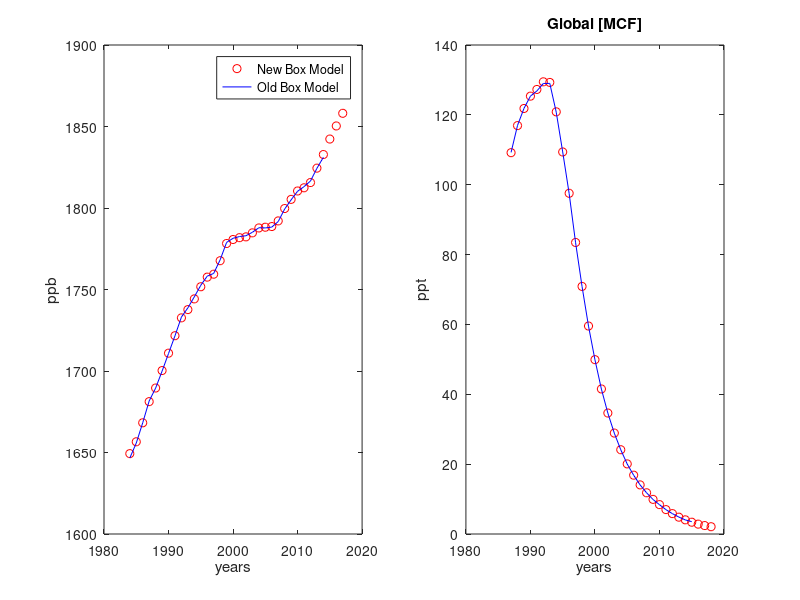
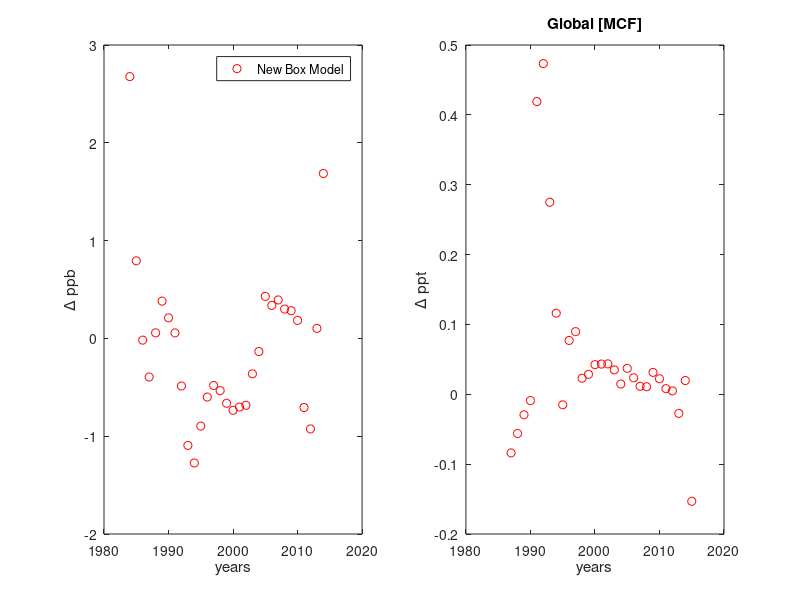

Write MATLAB code to recreate these figures, in order.
clear all 
close all

load('data/obs/StoredData/Turner_InputData_1980-2018_year-year.mat')
obs = out;
%c0 = ems_anal(:,1) + ems_anal(:,2);

%c0_oh = 1e6*(out_anal.nh_oh + out_anal.sh_oh)/2; 

c0_ch4 = (obs.nh_ch4 + obs.sh_ch4)/2;


c0_mcf = (obs.nh_mcf + obs.sh_mcf)/2;



%c0_nh_mcf_ems = ems(:,5);
%c0_sh_mcf_ems = ems(:,6);





load('data/obs/StoredData/Turner2017_InputData_1980-2016_year-year.mat')
obs = out;
%p0 = ems_anal(:,1) + ems_anal(:,4);
%p0 = [p0; nan; nan];
p0_ch4 = (obs.nh_ch4 + obs.sh_ch4)/2
p0_ch4 = [p0_ch4; nan; nan];
p0_mcf = (obs.nh_mcf + obs.sh_mcf)/2;
p0_mcf = [p0_mcf; nan; nan];
%p0_oh = (anal_soln{1}(:,7) + anal_soln{1}(:,8))/2*1e6;
%p0_oh = [p0_oh; nan; nan];
p0_nh_mcf_err = obs.nh_mcf_err;
p0_nh_mcf_err = [p0_nh_mcf_err; nan; nan];
p0_sh_mcf_err = obs.sh_mcf_err;
p0_sh_mcf_err = [p0_sh_mcf_err; nan; nan];
%p0_nh_mcf_ems = ems(:,3);
%p0_nh_mcf_ems = [p0_nh_mcf_ems; nan; nan];
%p0_sh_mcf_ems = ems(:,6);
%p0_sh_mcf_ems = [p0_sh_mcf_ems; nan; nan];


%%% AJT get the delta
d0_ch4 = c0_ch4 - p0_ch4
d0_mcf = c0_mcf - p0_mcf

time = [1980: 2018];

% plot figure
%figure(1)
%subplot(1,2,1)
%plot(time , c0, 'ro', time, p0, 'b-');
%title('Methane Emissions Comparison')
%xlabel('years')
%ylabel('Tg')
%legend('New Box Model', 'Old Box Model')

%subplot(122)
%plot(time, c0_oh, 'ro', time, p0_oh, 'b-')
%%hold on 
%%scatter(time, p0_oh)
%%hold on
%title('Global [OH]')
%xlabel('years')
%ylabel('molec / cm^3')

%saveas(figure(1), 'emissions_comparison.pdf', 'pdf')



figure(2)
title('Observations Comparison')
subplot(1,2,1)
plot(time, c0_ch4, 'ro', time, p0_ch4, 'b-')
%scatter(time , c0_ch4)
%hold on 
%scatter(time, p0_ch4)
ylabel('ppb')
xlabel('years')
legend('New Box Model', 'Old Box Model')

subplot(1,2,2)
plot(time, c0_mcf, 'ro', time, p0_mcf, 'b-')
%scatter(time, c0_mcf)
%hold on 
%scatter( time, p0_mcf)
title('Global [MCF]')
ylabel('ppt')
xlabel('years')
saveas(figure(2), 'obs_comparison.pdf', 'pdf')

figure(3)
title('Observations Comparison')
subplot(1,2,1)
plot(time, d0_ch4, 'ro')
ylabel('\Delta ppb')
xlabel('years')
legend('New Box Model', 'Old Box Model')

subplot(1,2,2)
plot(time, d0_mcf, 'ro')
title('Global [MCF]')
ylabel('\Delta ppt')
xlabel('years')
saveas(figure(3), 'obs_comparison_delta.pdf', 'pdf')
